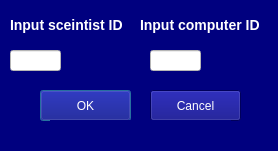
<?xml version="1.0" encoding="UTF-8"?>
<ui version="4.0">
 <class>Add_link</class>
 <widget class="QDialog" name="Add_link">
  <property name="geometry">
   <rect>
    <x>0</x>
    <y>0</y>
    <width>278</width>
    <height>151</height>
   </rect>
  </property>
  <property name="windowTitle">
   <string>Dialog</string>
  </property>
  <property name="styleSheet">
   <string notr="true">background-color: rgb(0, 0, 127);
color: rgb(255, 255, 255);</string>
  </property>
  <widget class="QLabel" name="label">
   <property name="geometry">
    <rect>
     <x>10</x>
     <y>10</y>
     <width>121</width>
     <height>31</height>
    </rect>
   </property>
   <property name="text">
    <string>&lt;h3&gt;Input sceintist ID&lt;/h3&gt;</string>
   </property>
  </widget>
  <widget class="QLabel" name="label_2">
   <property name="geometry">
    <rect>
     <x>140</x>
     <y>15</y>
     <width>141</width>
     <height>21</height>
    </rect>
   </property>
   <property name="text">
    <string>&lt;h3&gt;Input computer ID&lt;/h3&gt;</string>
   </property>
  </widget>
  <widget class="QLineEdit" name="Scientist_label">
   <property name="geometry">
    <rect>
     <x>10</x>
     <y>50</y>
     <width>51</width>
     <height>21</height>
    </rect>
   </property>
   <property name="styleSheet">
    <string notr="true">background-color: rgb(255, 255, 255);
color: rgb(0, 0, 0);</string>
   </property>
  </widget>
  <widget class="QLineEdit" name="Computer_label">
   <property name="geometry">
    <rect>
     <x>150</x>
     <y>50</y>
     <width>51</width>
     <height>21</height>
    </rect>
   </property>
   <property name="styleSheet">
    <string notr="true">background-color: rgb(255, 255, 255);
color: rgb(0, 0, 0);</string>
   </property>
  </widget>
  <widget class="QPushButton" name="OK_button">
   <property name="geometry">
    <rect>
     <x>40</x>
     <y>90</y>
     <width>91</width>
     <height>31</height>
    </rect>
   </property>
   <property name="text">
    <string>OK</string>
   </property>
  </widget>
  <widget class="QPushButton" name="Cancel_button">
   <property name="geometry">
    <rect>
     <x>150</x>
     <y>90</y>
     <width>91</width>
     <height>31</height>
    </rect>
   </property>
   <property name="text">
    <string>Cancel</string>
   </property>
  </widget>
  <widget class="QLabel" name="label_error_scientistID">
   <property name="geometry">
    <rect>
     <x>70</x>
     <y>50</y>
     <width>71</width>
     <height>21</height>
    </rect>
   </property>
   <property name="text">
    <string/>
   </property>
  </widget>
  <widget class="QLabel" name="label_error_computerID">
   <property name="geometry">
    <rect>
     <x>210</x>
     <y>50</y>
     <width>111</width>
     <height>21</height>
    </rect>
   </property>
   <property name="text">
    <string/>
   </property>
  </widget>
  <widget class="QLabel" name="label_error_add_link">
   <property name="geometry">
    <rect>
     <x>50</x>
     <y>120</y>
     <width>181</width>
     <height>21</height>
    </rect>
   </property>
   <property name="text">
    <string/>
   </property>
  </widget>
 </widget>
 <resources/>
 <connections/>
</ui>
